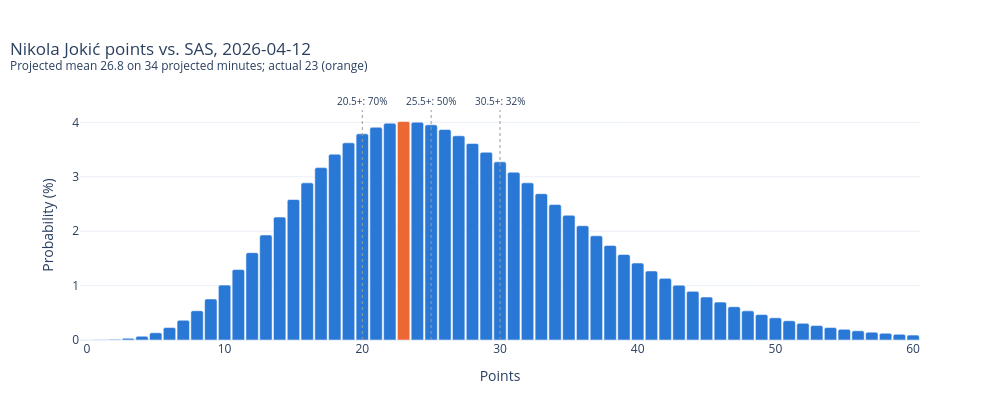

The cell this chart's notebook holds for it:
### Code cell
last_day = preds[preds["date"] == preds["date"].max()]
star = last_day.loc[last_day["pts_pred"].idxmax()]
plot_distribution(star, "pts", [20.5, 25.5, 30.5]).show()

### Figure 1 — Plotly figure (JSON) as saved in the notebook; plotly's stock layout.template omitted (floating-point values rounded to 4 significant figures)
{"data": [{"hovertemplate": "%{x}: %{y:.1f}%<extra></extra>", "marker": {"color": ["#2a78d6", "#2a78d6", "#2a78d6", "#2a78d6", "#2a78d6", "#2a78d6", "#2a78d6", "#2a78d6", "#2a78d6", "#2a78d6", "#2a78d6", "#2a78d6", "#2a78d6", "#2a78d6", "#2a78d6", "#2a78d6", "#2a78d6", "#2a78d6", "#2a78d6", "#2a78d6", "#2a78d6", "#2a78d6", "#2a78d6", "#eb6834", "#2a78d6", "#2a78d6", "#2a78d6", "#2a78d6", "#2a78d6", "#2a78d6", "#2a78d6", "#2a78d6", "#2a78d6", "#2a78d6", "#2a78d6", "#2a78d6", "#2a78d6", "#2a78d6", "#2a78d6", "#2a78d6", "#2a78d6", "#2a78d6", "#2a78d6", "#2a78d6", "#2a78d6", "#2a78d6", "#2a78d6", "#2a78d6", "#2a78d6", "#2a78d6", "#2a78d6", "#2a78d6", "#2a78d6", "#2a78d6", "#2a78d6", "#2a78d6", "#2a78d6", "#2a78d6", "#2a78d6", "#2a78d6", "#2a78d6"], "cornerradius": 2}, "showlegend": false, "type": "bar", "x": [0, 1, 2, 3, 4, 5, 6, 7, 8, 9, 10, 11, 12, 13, 14, 15, 16, 17, 18, 19, 20, 21, 22, 23, 24, 25, 26, 27, 28, 29, 30, 31, 32, 33, 34, 35, 36, 37, 38, 39, 40, 41, 42, 43, 44, 45, 46, 47, 48, 49, 50, 51, 52, 53, 54, 55, 56, 57, 58, 59, 60], "y": [0.000481, 0.003164, 0.0116, 0.03127, 0.06913, 0.1327, 0.2289, 0.3631, 0.5383, 0.7545, 1.009, 1.295, 1.606, 1.931, 2.26, 2.582, 2.888, 3.169, 3.416, 3.624, 3.79, 3.91, 3.985, 4.016, 4.004, 3.954, 3.869, 3.754, 3.613, 3.451, 3.274, 3.085, 2.889, 2.69, 2.49, 2.293, 2.101, 1.916, 1.739, 1.572, 1.415, 1.268, 1.133, 1.008, 0.894, 0.7902, 0.6962, 0.6116, 0.5356, 0.4678, 0.4074, 0.3539, 0.3066, 0.2651, 0.2286, 0.1966, 0.1688, 0.1446, 0.1236, 0.1055, 0.08982]}], "layout": {"annotations": [{"font": {"size": 10}, "showarrow": false, "text": "20.5+: 70%", "x": 20.0, "xanchor": "center", "xref": "x", "y": 1, "yanchor": "bottom", "yref": "y domain"}, {"font": {"size": 10}, "showarrow": false, "text": "25.5+: 50%", "x": 25.0, "xanchor": "center", "xref": "x", "y": 1, "yanchor": "bottom", "yref": "y domain"}, {"font": {"size": 10}, "showarrow": false, "text": "30.5+: 32%", "x": 30.0, "xanchor": "center", "xref": "x", "y": 1, "yanchor": "bottom", "yref": "y domain"}], "bargap": 0.1, "height": 420, "hoverlabel": {"bgcolor": "white"}, "margin": {"t": 110}, "shapes": [{"line": {"color": "#9a9a9a", "dash": "dot", "width": 1}, "type": "line", "x0": 20.0, "x1": 20.0, "xref": "x", "y0": 0, "y1": 1, "yref": "y domain"}, {"line": {"color": "#9a9a9a", "dash": "dot", "width": 1}, "type": "line", "x0": 25.0, "x1": 25.0, "xref": "x", "y0": 0, "y1": 1, "yref": "y domain"}, {"line": {"color": "#9a9a9a", "dash": "dot", "width": 1}, "type": "line", "x0": 30.0, "x1": 30.0, "xref": "x", "y0": 0, "y1": 1, "yref": "y domain"}], "title": {"text": "Nikola Jokić points vs. SAS, 2026-04-12<br><sup>Projected mean 26.8 on 34 projected minutes; actual 23 (orange)</sup>", "x": 0.01}, "width": 1000, "xaxis": {"title": {"text": "Points"}}, "yaxis": {"title": {"text": "Probability (%)"}}}}
